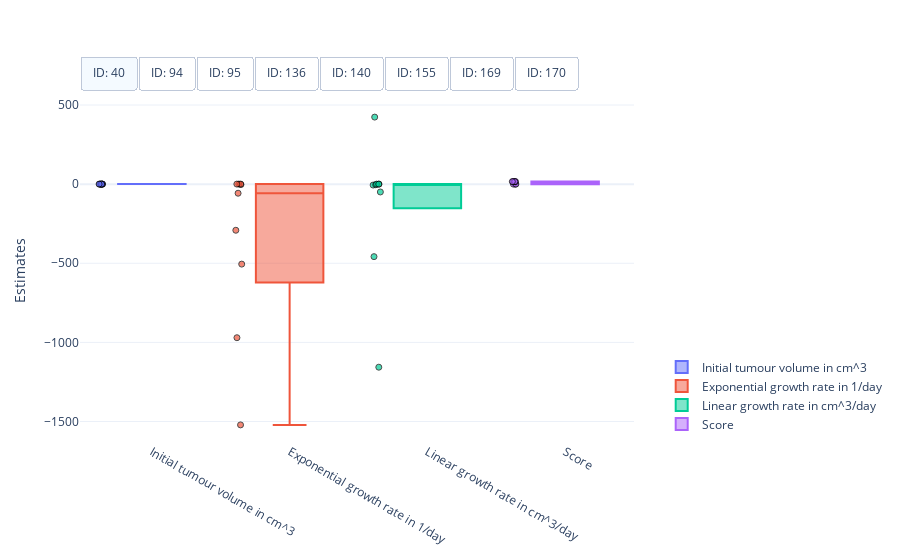

The notebook cell this image was saved under:
### Markdown cell above
The "Unexpected termination" message indicates that we ran into optimisation errors for at least one run. Let us explore the parameters from the successfull optimisations below.

### Code cell
#
# Visualisation of the spread of optimised model parameters for multiple runs from different initial points.
#
# This cell needs the above optimised model parameters and their respective objective function scores, as well as the data
# [mouse_parameters_multi_runs, mouse_scores_multi_runs, data]
#

import plotly.colors
import plotly.graph_objects as go


# Get mouse ids
mouse_ids = data['#ID'].unique()

# Get number of parameters + score (for visualisation)
n_params = mouse_parameters_multi_runs.shape[2] + 1

# Define colorscheme
colors = plotly.colors.qualitative.Plotly[:n_params]

# Get optimised parameter sets
optimised_parameters =  mouse_parameters_multi_runs

# Get scores for parameters
scores = mouse_scores_multi_runs

# Create figure
fig = go.Figure()

# Box plot of optimised model parameters
for index, id_m in enumerate(mouse_ids):
    # Get optimised parameters
    parameters = optimised_parameters[index, ...]

    # Get scores
    score = scores[index, :]

    # Create box plot of for initial tumour volume
    fig.add_trace(
        go.Box(
            y=parameters[:, 0],  
            name="Initial tumour volume in cm^3",
            boxpoints='all',
            jitter=0.2,
            pointpos=-1.5,
            visible=True if index == 0 else False,
            marker=dict(
                symbol='circle',
                opacity=0.7,
                line=dict(color='black', width=1)),
            marker_color=colors[0],
            line_color=colors[0]))

    # Create box plot of for exponential tumour growth
    fig.add_trace(
        go.Box(
            y=parameters[:, 1],  
            name="Exponential growth rate in 1/day",
            boxpoints='all',
            jitter=0.2,
            pointpos=-1.5,
            visible=True if index == 0 else False,
            marker=dict(
                symbol='circle',
                opacity=0.7,
                line=dict(color='black', width=1)),
            marker_color=colors[1],
            line_color=colors[1]))

    # Create box plot of for linear tumour growth
    fig.add_trace(
        go.Box(
            y=parameters[:, 2],  
            name="Linear growth rate in cm^3/day",
            boxpoints='all',
            jitter=0.2,
            pointpos=-1.5,
            visible=True if index == 0 else False,
            marker=dict(
                symbol='circle',
                opacity=0.7,
                line=dict(color='black', width=1)),
            marker_color=colors[2],
            line_color=colors[2]))
    
    # Create box plot of for objective function score
    fig.add_trace(
        go.Box(
            y=score,  
            name="Score",
            boxpoints='all',
            jitter=0.2,
            pointpos=-1.5,
            visible=True if index == 0 else False,
            marker=dict(
                symbol='circle',
                opacity=0.7,
                line=dict(color='black', width=1)),
            marker_color=colors[3],
            line_color=colors[3]))

# Set figure size
fig.update_layout(
    autosize=True,
    template="plotly_white",
    yaxis_title="Estimates")

# Add switch between mice
fig.update_layout(
    updatemenus=[
        dict(
            type = "buttons",
            direction = "right",
            buttons=list([
                dict(
                    args=[{"visible": [True]*4 + [False]*(4 * 7)}],
                    label="ID: %d" % mouse_ids[0],
                    method="restyle"
                ),
                dict(
                    args=[{"visible": [False]*4 + [True]*4 + [False]*(4 * 6)}],
                    label="ID: %d" % mouse_ids[1],
                    method="restyle"
                ),
                dict(
                    args=[{"visible": [False]*(4 * 2) + [True]*4 + [False]*(4 * 5)}],
                    label="ID: %d" % mouse_ids[2],
                    method="restyle"
                ),
                dict(
                    args=[{"visible": [False]*(4 * 3) + [True]*4 + [False]*(4 * 4)}],
                    label="ID: %d" % mouse_ids[3],
                    method="restyle"
                ),
                dict(
                    args=[{"visible": [False]*(4 * 4) + [True]*4 + [False]*(4 * 3)}],
                    label="ID: %d" % mouse_ids[4],
                    method="restyle"
                ),
                dict(
                    args=[{"visible": [False]*(4 * 5) + [True]*4 + [False]*(4 * 2)}],
                    label="ID: %d" % mouse_ids[5],
                    method="restyle"
                ),
                dict(
                    args=[{"visible": [False]*(4 * 6) + [True]*4 + [False]* 4}],
                    label="ID: %d" % mouse_ids[6],
                    method="restyle"
                ),
                dict(
                    args=[{"visible": [False]*(4 * 7) + [True]*4}],
                    label="ID: %d" % mouse_ids[7],
                    method="restyle"
                )
            ]),
            pad={"r": 0, "t": -10},
            showactive=True,
            x=0.0,
            xanchor="left",
            y=1.1,
            yanchor="top"
        )
    ]
)

# Position legend
fig.update_layout(legend=dict(
    yanchor="bottom",
    y=0.01,
    xanchor="left",
    x=1.05))

# Show figure
fig.show()

### Figure 1 — Plotly figure (JSON) as saved in the notebook; plotly's stock layout.template omitted (floating-point values rounded to 4 significant figures)
{"data": [{"boxpoints": "all", "jitter": 0.2, "line": {"color": "#636EFA"}, "marker": {"color": "#636EFA", "line": {"color": "black", "width": 1}, "opacity": 0.7, "symbol": "circle"}, "name": "Initial tumour volume in cm^3", "pointpos": -1.5, "type": "box", "visible": true, "y": [0.1918, 0.1918, 0.1918, 0.1918, 0.1374, 0.1387, null, 0.1918, 0.1394, 0.1918]}, {"boxpoints": "all", "jitter": 0.2, "line": {"color": "#EF553B"}, "marker": {"color": "#EF553B", "line": {"color": "black", "width": 1}, "opacity": 0.7, "symbol": "circle"}, "name": "Exponential growth rate in 1/day", "pointpos": -1.5, "type": "box", "visible": true, "y": [-505.3, -57.46, -2.504, -291.4, 0.2789, 0.2765, null, -1521.0, 0.2753, -970.5]}, {"boxpoints": "all", "jitter": 0.2, "line": {"color": "#00CC96"}, "marker": {"color": "#00CC96", "line": {"color": "black", "width": 1}, "opacity": 0.7, "symbol": "circle"}, "name": "Linear growth rate in cm^3/day", "pointpos": -1.5, "type": "box", "visible": true, "y": [-49.51, 423.6, -3.818, -5.883, 0.1309, 0.1309, null, -1157.0, 0.1308, -458.1]}, {"boxpoints": "all", "jitter": 0.2, "line": {"color": "#AB63FA"}, "marker": {"color": "#AB63FA", "line": {"color": "black", "width": 1}, "opacity": 0.7, "symbol": "circle"}, "name": "Score", "pointpos": -1.5, "type": "box", "visible": true, "y": [15.91, 15.91, 15.91, 15.91, 0.03187, 0.03186, null, 15.91, 0.03189, 15.91]}, {"boxpoints": "all", "jitter": 0.2, "line": {"color": "#636EFA"}, "marker": {"color": "#636EFA", "line": {"color": "black", "width": 1}, "opacity": 0.7, "symbol": "circle"}, "name": "Initial tumour volume in cm^3", "pointpos": -1.5, "type": "box", "visible": false, "y": [0.07721, 0.05752, 0.05752, 0.07725, 0.05752, 0.05753, null, 0.07725, 0.0748, 0.05752]}, {"boxpoints": "all", "jitter": 0.2, "line": {"color": "#EF553B"}, "marker": {"color": "#EF553B", "line": {"color": "black", "width": 1}, "opacity": 0.7, "symbol": "circle"}, "name": "Exponential growth rate in 1/day", "pointpos": -1.5, "type": "box", "visible": false, "y": [-74.18, 1283.0, 1283.0, -3876.0, 1283.0, 390.8, null, -60.89, 0.165, 1283.0]}, {"boxpoints": "all", "jitter": 0.2, "line": {"color": "#00CC96"}, "marker": {"color": "#00CC96", "line": {"color": "black", "width": 1}, "opacity": 0.7, "symbol": "circle"}, "name": "Linear growth rate in cm^3/day", "pointpos": -1.5, "type": "box", "visible": false, "y": [-77.16, 0.01644, 0.01644, -1104.0, 0.01644, 0.01644, null, -168.5, 0.02039, 0.01644]}, {"boxpoints": "all", "jitter": 0.2, "line": {"color": "#AB63FA"}, "marker": {"color": "#AB63FA", "line": {"color": "black", "width": 1}, "opacity": 0.7, "symbol": "circle"}, "name": "Score", "pointpos": -1.5, "type": "box", "visible": false, "y": [1.611, 0.008275, 0.008275, 1.611, 0.008275, 0.008274, null, 1.611, 0.00745, 0.008275]}, {"boxpoints": "all", "jitter": 0.2, "line": {"color": "#636EFA"}, "marker": {"color": "#636EFA", "line": {"color": "black", "width": 1}, "opacity": 0.7, "symbol": "circle"}, "name": "Initial tumour volume in cm^3", "pointpos": -1.5, "type": "box", "visible": false, "y": [-2.306e-06, 0.1862, 0.1862, null, null, 0.0004614, -0.0001405, 0.1862, 0.2211, 0.1862]}, {"boxpoints": "all", "jitter": 0.2, "line": {"color": "#EF553B"}, "marker": {"color": "#EF553B", "line": {"color": "black", "width": 1}, "opacity": 0.7, "symbol": "circle"}, "name": "Exponential growth rate in 1/day", "pointpos": -1.5, "type": "box", "visible": false, "y": [832.1, -1243.0, -271.4, null, null, 908.5, 604.4, -466.1, 0.05553, -1972.0]}, {"boxpoints": "all", "jitter": 0.2, "line": {"color": "#00CC96"}, "marker": {"color": "#00CC96", "line": {"color": "black", "width": 1}, "opacity": 0.7, "symbol": "circle"}, "name": "Linear growth rate in cm^3/day", "pointpos": -1.5, "type": "box", "visible": false, "y": [0.0884, -397.9, 120.2, null, null, 0.08845, 0.08859, -269.0, 832200000000.0, -1260.0]}, {"boxpoints": "all", "jitter": 0.2, "line": {"color": "#AB63FA"}, "marker": {"color": "#AB63FA", "line": {"color": "black", "width": 1}, "opacity": 0.7, "symbol": "circle"}, "name": "Score", "pointpos": -1.5, "type": "box", "visible": false, "y": [0.5359, 12.13, 12.13, null, null, 0.5371, 0.5342, 12.13, 0.0993, 12.13]}, {"boxpoints": "all", "jitter": 0.2, "line": {"color": "#636EFA"}, "marker": {"color": "#636EFA", "line": {"color": "black", "width": 1}, "opacity": 0.7, "symbol": "circle"}, "name": "Initial tumour volume in cm^3", "pointpos": -1.5, "type": "box", "visible": false, "y": [0.1484, 0.1186, 0.149, 0.1186, 0.01823, 0.01818, 0.1476, 0.1497, 0.149, 0.1186]}, {"boxpoints": "all", "jitter": 0.2, "line": {"color": "#EF553B"}, "marker": {"color": "#EF553B", "line": {"color": "black", "width": 1}, "opacity": 0.7, "symbol": "circle"}, "name": "Exponential growth rate in 1/day", "pointpos": -1.5, "type": "box", "visible": false, "y": [0.05472, -1047.0, 0.05425, -1529.0, 1199.0, 6.566, 0.05487, 0.05374, 0.05425, -556.2]}, {"boxpoints": "all", "jitter": 0.2, "line": {"color": "#00CC96"}, "marker": {"color": "#00CC96", "line": {"color": "black", "width": 1}, "opacity": 0.7, "symbol": "circle"}, "name": "Linear growth rate in cm^3/day", "pointpos": -1.5, "type": "box", "visible": false, "y": [0.1269, 2194.0, 0.1288, -1281.0, 0.04081, 0.04093, 0.1265, 0.131, 0.1288, 576.5]}, {"boxpoints": "all", "jitter": 0.2, "line": {"color": "#AB63FA"}, "marker": {"color": "#AB63FA", "line": {"color": "black", "width": 1}, "opacity": 0.7, "symbol": "circle"}, "name": "Score", "pointpos": -1.5, "type": "box", "visible": false, "y": [0.04018, 7.615, 0.04019, 7.615, 0.1094, 0.1078, 0.0402, 0.04019, 0.04018, 7.615]}, {"boxpoints": "all", "jitter": 0.2, "line": {"color": "#636EFA"}, "marker": {"color": "#636EFA", "line": {"color": "black", "width": 1}, "opacity": 0.7, "symbol": "circle"}, "name": "Initial tumour volume in cm^3", "pointpos": -1.5, "type": "box", "visible": false, "y": [null, 0.07933, 0.07933, 0.07933, -0.2016, -0.1979, -0.1803, 0.07933, -0.1951, 0.07927]}, {"boxpoints": "all", "jitter": 0.2, "line": {"color": "#EF553B"}, "marker": {"color": "#EF553B", "line": {"color": "black", "width": 1}, "opacity": 0.7, "symbol": "circle"}, "name": "Exponential growth rate in 1/day", "pointpos": -1.5, "type": "box", "visible": false, "y": [null, -323.8, -55.58, -519.2, 358.8, 389.5, 521.3, -1272.0, 690.5, -53.69]}, {"boxpoints": "all", "jitter": 0.2, "line": {"color": "#00CC96"}, "marker": {"color": "#00CC96", "line": {"color": "black", "width": 1}, "opacity": 0.7, "symbol": "circle"}, "name": "Linear growth rate in cm^3/day", "pointpos": -1.5, "type": "box", "visible": false, "y": [null, 956.4, -93.03, -133.1, 0.06102, 0.05959, 0.05833, 972.7, 0.05933, -921.6]}, {"boxpoints": "all", "jitter": 0.2, "line": {"color": "#AB63FA"}, "marker": {"color": "#AB63FA", "line": {"color": "black", "width": 1}, "opacity": 0.7, "symbol": "circle"}, "name": "Score", "pointpos": -1.5, "type": "box", "visible": false, "y": [null, 12.14, 12.14, 12.14, 1.116, 1.112, 1.117, 12.14, 1.116, 12.14]}, {"boxpoints": "all", "jitter": 0.2, "line": {"color": "#636EFA"}, "marker": {"color": "#636EFA", "line": {"color": "black", "width": 1}, "opacity": 0.7, "symbol": "circle"}, "name": "Initial tumour volume in cm^3", "pointpos": -1.5, "type": "box", "visible": false, "y": [0.1059, 0.1059, null, 0.1333, 0.1329, 0.008697, 0.008343, 0.1061, 0.009784, 0.1059]}, {"boxpoints": "all", "jitter": 0.2, "line": {"color": "#EF553B"}, "marker": {"color": "#EF553B", "line": {"color": "black", "width": 1}, "opacity": 0.7, "symbol": "circle"}, "name": "Exponential growth rate in 1/day", "pointpos": -1.5, "type": "box", "visible": false, "y": [-2714.0, -5171.0, null, 0.1974, 0.199, 791.1, 518.9, -27.56, 24.92, -312.7]}, {"boxpoints": "all", "jitter": 0.2, "line": {"color": "#00CC96"}, "marker": {"color": "#00CC96", "line": {"color": "black", "width": 1}, "opacity": 0.7, "symbol": "circle"}, "name": "Linear growth rate in cm^3/day", "pointpos": -1.5, "type": "box", "visible": false, "y": [-629.0, -18.28, null, 0.1085, 0.1083, 0.08028, 0.08031, -36.64, 0.08065, -563.6]}, {"boxpoints": "all", "jitter": 0.2, "line": {"color": "#AB63FA"}, "marker": {"color": "#AB63FA", "line": {"color": "black", "width": 1}, "opacity": 0.7, "symbol": "circle"}, "name": "Score", "pointpos": -1.5, "type": "box", "visible": false, "y": [17.51, 17.51, null, 0.2589, 0.2589, 0.292, 0.292, 17.51, 0.2906, 17.51]}, {"boxpoints": "all", "jitter": 0.2, "line": {"color": "#636EFA"}, "marker": {"color": "#636EFA", "line": {"color": "black", "width": 1}, "opacity": 0.7, "symbol": "circle"}, "name": "Initial tumour volume in cm^3", "pointpos": -1.5, "type": "box", "visible": false, "y": [0.123, 0.123, 0.06622, 0.06622, 0.06622, 0.06622, 0.06623, 0.123, 0.1233, 0.123]}, {"boxpoints": "all", "jitter": 0.2, "line": {"color": "#EF553B"}, "marker": {"color": "#EF553B", "line": {"color": "black", "width": 1}, "opacity": 0.7, "symbol": "circle"}, "name": "Exponential growth rate in 1/day", "pointpos": -1.5, "type": "box", "visible": false, "y": [-15.32, -491.6, 1212.0, 1212.0, 1212.0, 1212.0, 448.0, -0.1224, 0.04352, -521.3]}, {"boxpoints": "all", "jitter": 0.2, "line": {"color": "#00CC96"}, "marker": {"color": "#00CC96", "line": {"color": "black", "width": 1}, "opacity": 0.7, "symbol": "circle"}, "name": "Linear growth rate in cm^3/day", "pointpos": -1.5, "type": "box", "visible": false, "y": [-763.0, 126.0, 0.0213, 0.0213, 0.0213, 0.0213, 0.0213, -133.6, 0.0714, 132.4]}, {"boxpoints": "all", "jitter": 0.2, "line": {"color": "#AB63FA"}, "marker": {"color": "#AB63FA", "line": {"color": "black", "width": 1}, "opacity": 0.7, "symbol": "circle"}, "name": "Score", "pointpos": -1.5, "type": "box", "visible": false, "y": [2.614, 2.614, 0.01894, 0.01894, 0.01894, 0.01894, 0.01894, 2.559, 0.002916, 2.614]}, {"boxpoints": "all", "jitter": 0.2, "line": {"color": "#636EFA"}, "marker": {"color": "#636EFA", "line": {"color": "black", "width": 1}, "opacity": 0.7, "symbol": "circle"}, "name": "Initial tumour volume in cm^3", "pointpos": -1.5, "type": "box", "visible": false, "y": [0.1127, 0.08006, 0.08006, 0.08009, 0.02692, 0.02694, 0.02693, 0.02693, 0.02696, 0.08006]}, {"boxpoints": "all", "jitter": 0.2, "line": {"color": "#EF553B"}, "marker": {"color": "#EF553B", "line": {"color": "black", "width": 1}, "opacity": 0.7, "symbol": "circle"}, "name": "Exponential growth rate in 1/day", "pointpos": -1.5, "type": "box", "visible": false, "y": [-490.0, -514.3, -728.0, -2590.0, 669.0, 830.6, 553.8, 2998.0, 382.7, -487.8]}, {"boxpoints": "all", "jitter": 0.2, "line": {"color": "#00CC96"}, "marker": {"color": "#00CC96", "line": {"color": "black", "width": 1}, "opacity": 0.7, "symbol": "circle"}, "name": "Linear growth rate in cm^3/day", "pointpos": -1.5, "type": "box", "visible": false, "y": [0.006682, -348.5, -916.4, -748.0, 0.01733, 0.01733, 0.01733, 0.01733, 0.01733, -710.5]}, {"boxpoints": "all", "jitter": 0.2, "line": {"color": "#AB63FA"}, "marker": {"color": "#AB63FA", "line": {"color": "black", "width": 1}, "opacity": 0.7, "symbol": "circle"}, "name": "Score", "pointpos": -1.5, "type": "box", "visible": false, "y": [0.2363, 1.52, 1.52, 1.52, 0.02287, 0.02287, 0.02287, 0.02287, 0.02287, 1.52]}], "layout": {"autosize": true, "legend": {"x": 1.05, "xanchor": "left", "y": 0.01, "yanchor": "bottom"}, "updatemenus": [{"buttons": [{"args": [{"visible": [true, true, true, true, false, false, false, false, false, false, false, false, false, false, false, false, false, false, false, false, false, false, false, false, false, false, false, false, false, false, false, false]}], "label": "ID: 40", "method": "restyle"}, {"args": [{"visible": [false, false, false, false, true, true, true, true, false, false, false, false, false, false, false, false, false, false, false, false, false, false, false, false, false, false, false, false, false, false, false, false]}], "label": "ID: 94", "method": "restyle"}, {"args": [{"visible": [false, false, false, false, false, false, false, false, true, true, true, true, false, false, false, false, false, false, false, false, false, false, false, false, false, false, false, false, false, false, false, false]}], "label": "ID: 95", "method": "restyle"}, {"args": [{"visible": [false, false, false, false, false, false, false, false, false, false, false, false, true, true, true, true, false, false, false, false, false, false, false, false, false, false, false, false, false, false, false, false]}], "label": "ID: 136", "method": "restyle"}, {"args": [{"visible": [false, false, false, false, false, false, false, false, false, false, false, false, false, false, false, false, true, true, true, true, false, false, false, false, false, false, false, false, false, false, false, false]}], "label": "ID: 140", "method": "restyle"}, {"args": [{"visible": [false, false, false, false, false, false, false, false, false, false, false, false, false, false, false, false, false, false, false, false, true, true, true, true, false, false, false, false, false, false, false, false]}], "label": "ID: 155", "method": "restyle"}, {"args": [{"visible": [false, false, false, false, false, false, false, false, false, false, false, false, false, false, false, false, false, false, false, false, false, false, false, false, true, true, true, true, false, false, false, false]}], "label": "ID: 169", "method": "restyle"}, {"args": [{"visible": [false, false, false, false, false, false, false, false, false, false, false, false, false, false, false, false, false, false, false, false, false, false, false, false, false, false, false, false, true, true, true, true]}], "label": "ID: 170", "method": "restyle"}], "direction": "right", "pad": {"r": 0, "t": -10}, "showactive": true, "type": "buttons", "x": 0, "xanchor": "left", "y": 1.1, "yanchor": "top"}], "yaxis": {"title": {"text": "Estimates"}}}}
